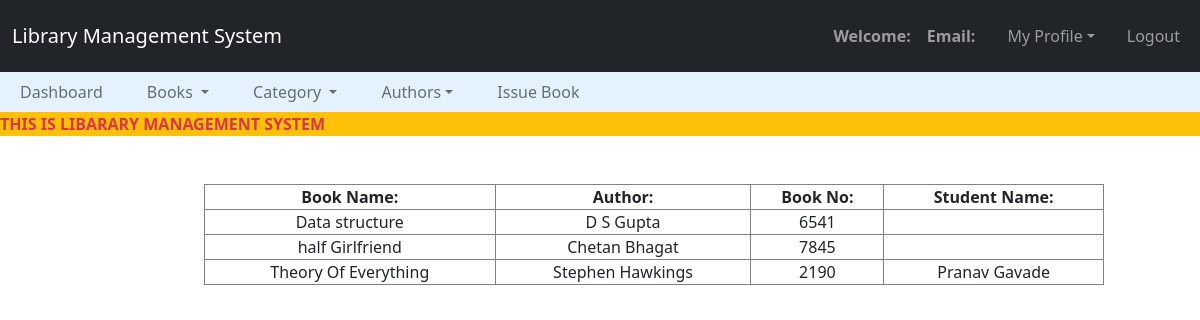
Page /admin/view_issued_book.php on the committed database.
### tables this page shows
CREATE TABLE `issued_books` (
  `s_no` int(11) NOT NULL,
  `book_no` int(11) NOT NULL,
  `book_name` varchar(200) NOT NULL,
  `book_author` varchar(200) NOT NULL,
  `student_id` int(11) NOT NULL,
  `status` int(11) NOT NULL,
  `issue_date` longtext NOT NULL
);

CREATE TABLE `users` (
  `id` int(100) NOT NULL,
  `name` varchar(100) NOT NULL,
  `email` varchar(100) NOT NULL,
  `password` varchar(50) NOT NULL,
  `mobile` bigint(10) NOT NULL,
  `address` varchar(500) NOT NULL
);

### admin/view_issued_book.php (the view, shortened to what this page needs)
<?php
    $connection = mysqli_connect("localhost", "root", "");
    $query = "select issued_books.book_name, issued_books.book_author,  issued_books.book_no, users.name from issued_books left join users on issued_books.student_id = users.id";
?>
<!DOCTYPE html>
<html lang="en">
<head>
  <link rel="stylesheet" type="text/css" href="../bootstrap-5.0.2-dist/css/bootstrap.min.css">
</head>
<body>
  <nav class="navbar navbar-expand-lg  navbar-expand-sm  navbar-dark bg-dark ">
    <div class="container-fluid">
      <a class="navbar-brand" href="admin_dashboard.php">
        Library Management System
      </a>
      <div class=" collapse navbar-collapse" id="navbarNavDropdown">
        <ul class="navbar-nav ms-auto">
           <li class="nav-item">
             <a class="nav-link"><b>Welcome: <?php echo $_SESSION['name']; ?></b></a>
          </li>
          <li class="nav-item">
             <a class="nav-link"><b>Email: <?php echo $_SESSION['email']; ?></b></a>
          </li>
          <li class="nav-item dropdown">
            <a class="nav-link mx-3 dropdown-toggle" data-bs-toggle="dropdown" href="#">My Profile</a>
          </li>
          <li class="nav-item">
             <a class="nav-link" href="logout.php">Logout</a>
          </li>
      </div>
    </div>
  </nav>
  <nav class="navbar navbar-expand-lg navbar-light" style="background-color: #e3f2fd; padding-top: 0; padding-bottom: 0;">
		<div class="container-fluid">
		    <ul class="nav navbar-nav navbar-center">
		      <li class="nav-item" >
		        <a class="nav-link" href="admin_dashboard.php">Dashboard</a>
		      </li>
		      <li class="nav-item dropdown">
	        	<a class="nav-link dropdown-toggle" data-bs-toggle="dropdown" style="padding-left: 3vw;">Books </a>
		      </li>
		      <li class="nav-item dropdown">
	        	<a class="nav-link dropdown-toggle" data-bs-toggle="dropdown" style="padding-left: 3vw;">Category </a>
		      </li>
		      <li class="nav-item dropdown">
	        	<a class="nav-link dropdown-toggle" data-bs-toggle="dropdown" style="padding-left: 3vw;">Authors</a>
		      </li>
	          <li class="nav-item">
		        <a class="nav-link" href="issue_book.php" style="padding-left: 3vw;">Issue Book</a>
		        </li>
		    </ul>
		</div>
	</nav>
  <div class="bg-warning  text-danger">
    <span>
      <marquee style="font-weight: bolder">THIS IS LIBARARY MANAGEMENT SYSTEM</marquee>
    </span>
  </div>
  <br><br>
  <div class="row">
    <div class="col-lg-2"></div>
    <div class="col-lg-8">
        <form action="">
            <table class="table-bordered" width="900px" style="text-align: center;">
                 <tr>
                    <th>Book Name: </th>
                    <th>Author: </th>
                    <th>Book No: </th>
                    <th>Student Name: </th>
                 </tr>
                 <?php
                 $query_run = mysqli_query($connection, $query);
                 while ($rows = mysqli_fetch_assoc($query_run))
                 {
                    $book_name = $rows['book_name'];
                    $author = $rows['book_author'];
                    $book_no = $rows['book_no'];
                    $student_name = $rows['name'];
                 ?>
                 <tr>
                    <td><?php  echo  $book_name; ?></td>
                    <td><?php  echo  $author; ?></td>
                    <td><?php  echo  $book_no; ?></td>
                    <td><?php  echo  $student_name; ?></td>
                 </tr>
                 <?php
                 }
                 ?>
            </table>
        </form>
    </div>
    <div class="col-lg-2"></div>
  </div>
</body>
</html>

### rows in the picture
issued_books: book_name "Data structure", book_author "D S Gupta", book_no "6541"
issued_books: book_name "half Girlfriend", book_author "Chetan Bhagat", book_no "7845"
issued_books: book_name "Theory Of Everything", book_author "Stephen Hawkings", book_no "2190", users.name "Pranav Gavade"
